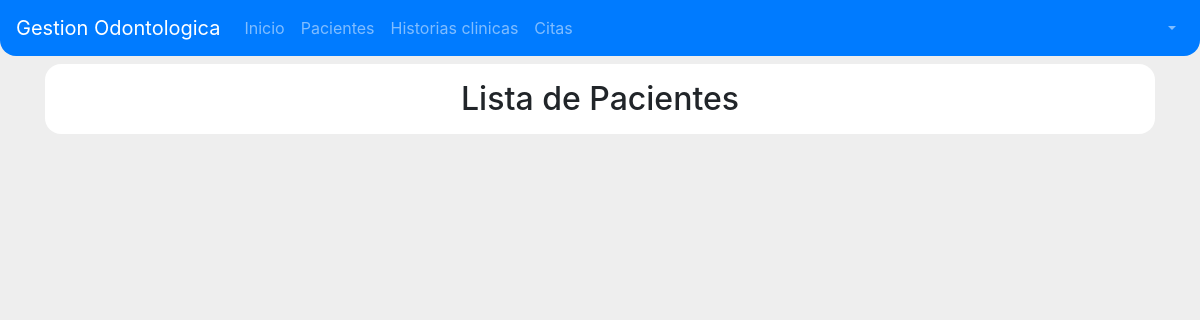
/pacientes, run on an earlier commit of the app's database.
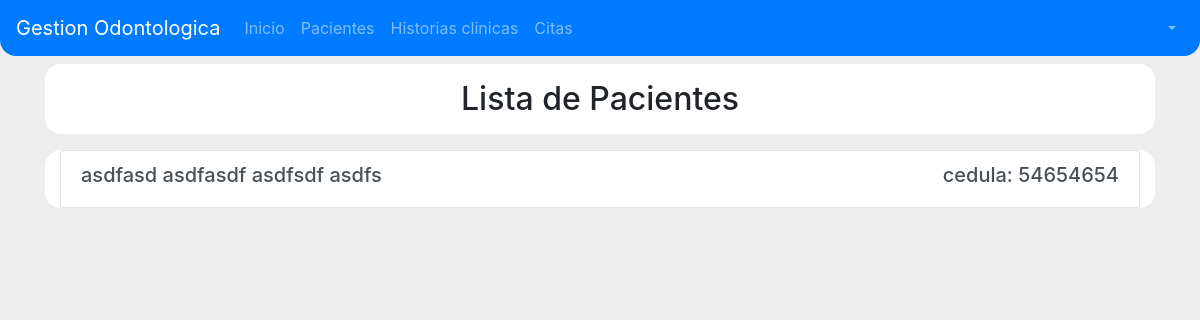
And on a later commit of the database.
### pacientes/models.py (models this page shows, shortened)
class Paciente(models.Model):
    estados_civiles = (
        ('soltero', 'Soltero/a'),
        ('casado', 'Casado/a'),
        ('union libre', 'Union libre'),
        ('viudo', 'Viudo/a'),
        ('divorciado', 'Divorciado/a'),
        ('comprometido', 'Comprometido/a')
    )
    sexos = (
        ('masculino', 'Masculino'),
        ('femenino', 'Femenino')
    )
    cedula = models.CharField(primary_key=True, max_length=11)
    primer_nombre = models.CharField(max_length=15)
    segundo_nombre = models.CharField(max_length=15, blank=True)
    primer_apellido = models.CharField(max_length=15)
    segundo_apellido = models.CharField(max_length=15)
    direccion = models.CharField(max_length=100)
    ciudad = models.CharField(max_length=50)
    fecha_nacimiento = models.DateField()
    estado_civil = models.CharField(max_length=50, choices=estados_civiles)
    telefono = models.CharField(max_length=10)
    sexo=models.CharField(max_length=15, choices=sexos, default='sexo')

### pacientes/views.py (the view)
# urls.py: url(r'^pacientes$', PacienteListView.as_view(), name='listar_pacientes'),
class PacienteListView(ListView):
    model = Paciente

### templates/pacientes/paciente_list.html
{% extends 'base.html' %}
{% load staticfiles %}
{% block style_content %}
    <link rel="stylesheet" href="{% static 'css/PacientesLista.css' %}">
    <link rel="stylesheet" href="{% static 'css/PacienteRegistro.css' %}">
{% endblock style_content %}
{% block content %}
    <section id="section-container">
        <div class="container">
            <div class="row fila">
                <div class="col-12 text-center pt-3 pb-2">
                    <h2>Lista de Pacientes</h2>
                </div>
            </div>
            <div class="row fila">
                <div class="col-12">
                    <div class="list-group">
                        {% for paciente in  object_list%}
                            <a href="{% url 'pacientes:detalle_paciente' pk=paciente.cedula %}" class="list-group-item list-group-item-action flex-column">
                                <div class="d-flex w-100 justify-content-between">
                                    <h5 class="mb-1">{{ paciente.primer_nombre }} {{ paciente.segundo_nombre }} {{ paciente.primer_apellido }} {{ paciente.segundo_apellido }}</h5>
                                    <h5>cedula: {{ paciente.cedula }}</h5>
                                </div>
                            </a>
                        {% endfor %}
                    </div>
                </div>
            </div>
        </div>
    </section>
{% endblock content %}

What changed in the data, as far as the page shows it:
added Paciente: primer_nombre "asdfasd", segundo_nombre "asdfasdf", primer_apellido "asdfsdf", segundo_apellido "asdfs", cedula "54654654"
